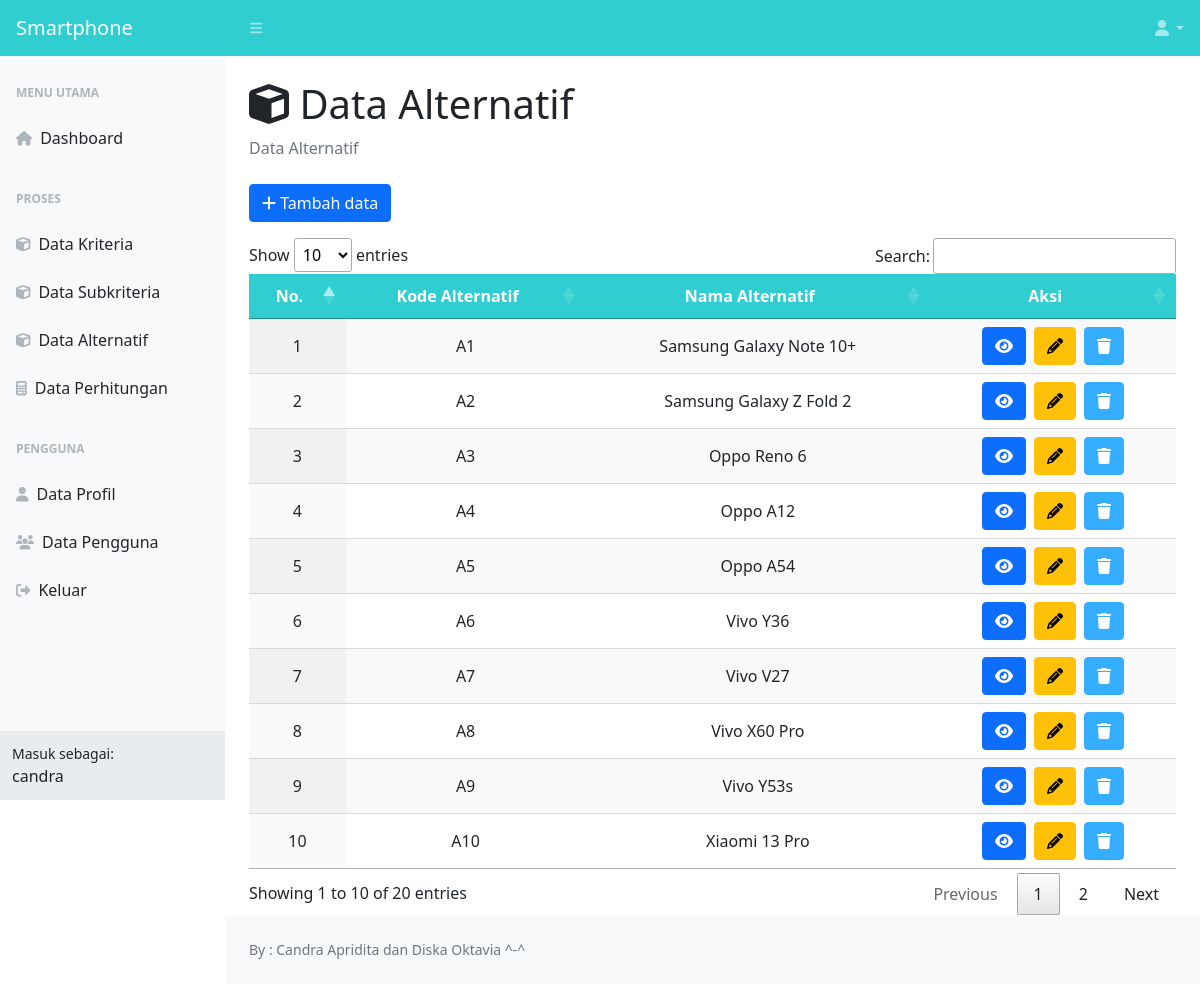
Page /data-alternatif.php (signed in) on the committed database.
### tables this page shows
CREATE TABLE `alternatif` (
  `id_alternatif` int(11) NOT NULL,
  `kode_alternatif` varchar(10) NOT NULL,
  `nama_alternatif` varchar(25) NOT NULL,
  `username` varchar(20) NOT NULL
);

### data-alternatif.php (the view, shortened to what this page needs)
<?php
include 'koneksi.php';
?>
<!DOCTYPE html>
<html lang="en">
<head>
    <link href="css/styles_dash.css" rel="stylesheet" />
    <link rel="stylesheet" type="text/css" href="css/jquery.dataTables.css">
</head>
<body class="sb-nav-fixed">
    <nav class="sb-topnav navbar navbar-expand navbar-dark bg-primary hstack gap-3">
        <a class="navbar-brand ps-3" href="menu-utama.php">Smartphone</a>
        <button class="btn btn-link btn-sm order-1 order-lg-0 me-4 me-lg-0" id="sidebarToggle" href="#!"><i class="fas fa-bars"></i></button>
        <ul class="navbar-nav ms-auto pe-2">
            <li class="nav-item dropdown">
                <a class="nav-link dropdown-toggle" id="navbarDropdown" href="#" role="button" data-bs-toggle="dropdown" aria-expanded="false"><i class="fas fa-user fa-fw"></i></a>
            </li>
        </ul>
    </nav>
    <div id="layoutSidenav">
        <div id="layoutSidenav_nav">
            <nav class="sb-sidenav accordion sb-sidenav-light" id="sidenavAccordion">
                <div class="sb-sidenav-menu">
                    <div class="nav">
                        <div class="sb-sidenav-menu-heading">Menu Utama</div>
                        <a class="nav-link" href="menu-utama.php">
                            <div class="sb-nav-link-icon"><i class="fas fa-home"></i></div>
                            Dashboard
                        </a>
                        <div class="sb-sidenav-menu-heading">Proses</div>
                        <?php
                        if ($_SESSION['level'] == "Admin") {
                            echo "
                                <a class='nav-link' href='data-kriteria.php'>
                                    <div class='sb-nav-link-icon'><i class='fas fa-cube'></i></div>
                                    Data Kriteria
                                </a>
                                <a class='nav-link' href='data-subkriteria.php'>
                                    <div class='sb-nav-link-icon'><i class='fas fa-cube'></i></div>
                                    Data Subkriteria
                                </a>
                                ";
                        }
                        ?>
                        <a class="nav-link" href="data-alternatif.php">
                            <div class="sb-nav-link-icon"><i class="fas fa-cube"></i></div>
                            Data Alternatif
                        </a>
                        <a class="nav-link" href="data-perhitungan.php">
                            <div class="sb-nav-link-icon"><i class="fas fa-calculator"></i></div>
                            Data Perhitungan
                        </a>
                        <div class="sb-sidenav-menu-heading">Pengguna</div>
                        <a class="nav-link" href="data-profile.php">
                            <div class="sb-nav-link-icon"><i class="fas fa-user"></i></div>
                            Data Profil
                        </a>
                        <?php
                        if ($_SESSION['level'] == "Admin") {
                            echo "
                                <a class='nav-link' href='data-pengguna.php'>
                                    <div class='sb-nav-link-icon'><i class='fas fa-users'></i></div>
                                    Data Pengguna
                                </a>
                                ";
                        }
                        ?>
                        <a class="nav-link" href="#" data-bs-toggle="modal" data-bs-target="#keluar">
                            <div class="sb-nav-link-icon"><i class="fas fa-sign-out-alt"></i></div>
                            Keluar
                        </a>
                    </div>
                </div>
                <div class="sb-sidenav-footer">
                    <div class="small">Masuk sebagai:</div>
                    <?= $_SESSION['username']; ?>
                </div>
            </nav>
        </div>
        <div id="layoutSidenav_content">
            <main>
                <div class="container-fluid px-4">
                    <h1 class="mt-4"><i class="fas fa-cube"></i> Data Alternatif</h1>
                    <ol class="breadcrumb mb-4">
                        <li class="breadcrumb-item active">Data Alternatif</li>
                    </ol>
                    <div class="row">
                        <div class="col-sm-12">
                            <a class="btn btn-primary" data-bs-toggle="modal" data-bs-target="#tambah_data"><i class="fas fa-plus"></i> Tambah data</a>
                            <div class="table-responsive mt-3">
                                <table id="data-alternatif" class="cell-bordered display" width="100%">
                                    <thead class="bg-primary">
                                        <tr>
                                            <th class="text-center text-white">No.</th>
                                            <th class="text-center text-white">Kode Alternatif</th>
                                            <th class="text-center text-white">Nama Alternatif</th>
                                            <th class="text-center text-white">Aksi</th>
                                        </tr>
                                    </thead>
                                    <tbody>
                                        <?php
                                        $get_admin_user = mysqli_fetch_array(mysqli_query($koneksi, "SELECT * FROM pengguna WHERE level = 'Admin' ORDER BY id_pengguna ASC LIMIT 1"));
                                        $username1 = $_SESSION['username'];
                                        $username2 = $get_admin_user['username'];
                                        $query = mysqli_query($koneksi, "SELECT * FROM alternatif WHERE username = '$username1' OR username = '$username2'");
                                        $no = 1;
                                        while ($baris = mysqli_fetch_array($query)) {
                                        ?>
                                            <tr>
                                                <td class="text-center"><?= $no; ?></td>
                                                <td class="text-center"><?= $baris['kode_alternatif']; ?></td>
                                                <td class="text-center"><?= $baris['nama_alternatif']; ?></td>
                                                <td class="text-center">
                                                    <?php
                                                    if ($_SESSION['level'] == "Admin") {
                                                    ?>
                                                        <div class='d-flex justify-content-center'>
                                                            <a class="btn btn-primary me-2" data-bs-toggle="modal" data-bs-target="#view_data<?= $baris['id_alternatif']; ?>"><i class="fas fa-eye"></i></a>
                                                            <a class="btn btn-warning me-2" data-bs-toggle="modal" data-bs-target="#edit_data<?= $baris['id_alternatif']; ?>"><i class="fas fa-pencil"></i></a>
                                                            <a class="btn btn-danger" data-bs-toggle="modal" data-bs-target="#hapus_data<?= $baris['id_alternatif']; ?>"><i class="fas fa-trash"></i></a>
                                                        </div>
                                                    <?php
                                                    } else if ($_SESSION['level'] == "User" && $username1 == $baris['username']) {
                                                    ?>
                                                        <div class='d-flex justify-content-center'>
                                                            <a class="btn btn-primary me-2" data-bs-toggle="modal" data-bs-target="#view_data<?= $baris['id_alternatif']; ?>"><i class="fas fa-eye"></i></a>
                                                            <a class="btn btn-warning me-2" data-bs-toggle="modal" data-bs-target="#edit_data<?= $baris['id_alternatif']; ?>"><i class="fas fa-pencil"></i></a>
                                                            <a class="btn btn-danger" data-bs-toggle="modal" data-bs-target="#hapus_data<?= $baris['id_alternatif']; ?>"><i class="fas fa-trash"></i></a>
                                                        </div>
                                                    <?php
                                                    } else if ($_SESSION['level'] == "User" && $username1 != $baris['username']) {
                                                    ?>
                                                        <a class="btn btn-primary" data-bs-toggle="modal" data-bs-target="#view_data<?= $baris['id_alternatif']; ?>"><i class="fas fa-eye"></i></a>
                                                    <?php
                                                    }
                                                    ?>
                                                </td>
                                            </tr>
                                        <?php
                                            $no++;
                                        }
                                        ?>
                                    </tbody>
                                </table>
                            </div>
                        </div>
                    </div>
                </div>
            </main>
            <footer class="py-4 bg-light mt-auto">
                <div class="container-fluid px-4">
                    <div class="d-flex align-items-center justify-content-between small">
                        <div class="text-muted">By : Candra Apridita dan Diska Oktavia ^-^</div>
                    </div>
                </div>
            </footer>
        </div>
    </div>
</body>
</html>

### rows in the picture
alternatif: kode_alternatif "A1", nama_alternatif "Samsung Galaxy Note 10+"
alternatif: kode_alternatif "A2", nama_alternatif "Samsung Galaxy Z Fold 2"
alternatif: kode_alternatif "A3", nama_alternatif "Oppo Reno 6"
alternatif: kode_alternatif "A4", nama_alternatif "Oppo A12"
alternatif: kode_alternatif "A5", nama_alternatif "Oppo A54"
alternatif: kode_alternatif "A6", nama_alternatif "Vivo Y36"
alternatif: kode_alternatif "A7", nama_alternatif "Vivo V27"
alternatif: kode_alternatif "A8", nama_alternatif "Vivo X60 Pro"
alternatif: kode_alternatif "A9", nama_alternatif "Vivo Y53s"
alternatif: kode_alternatif "A10", nama_alternatif "Xiaomi 13 Pro"

### other values in the picture
$_SESSION['username'] "candra"
